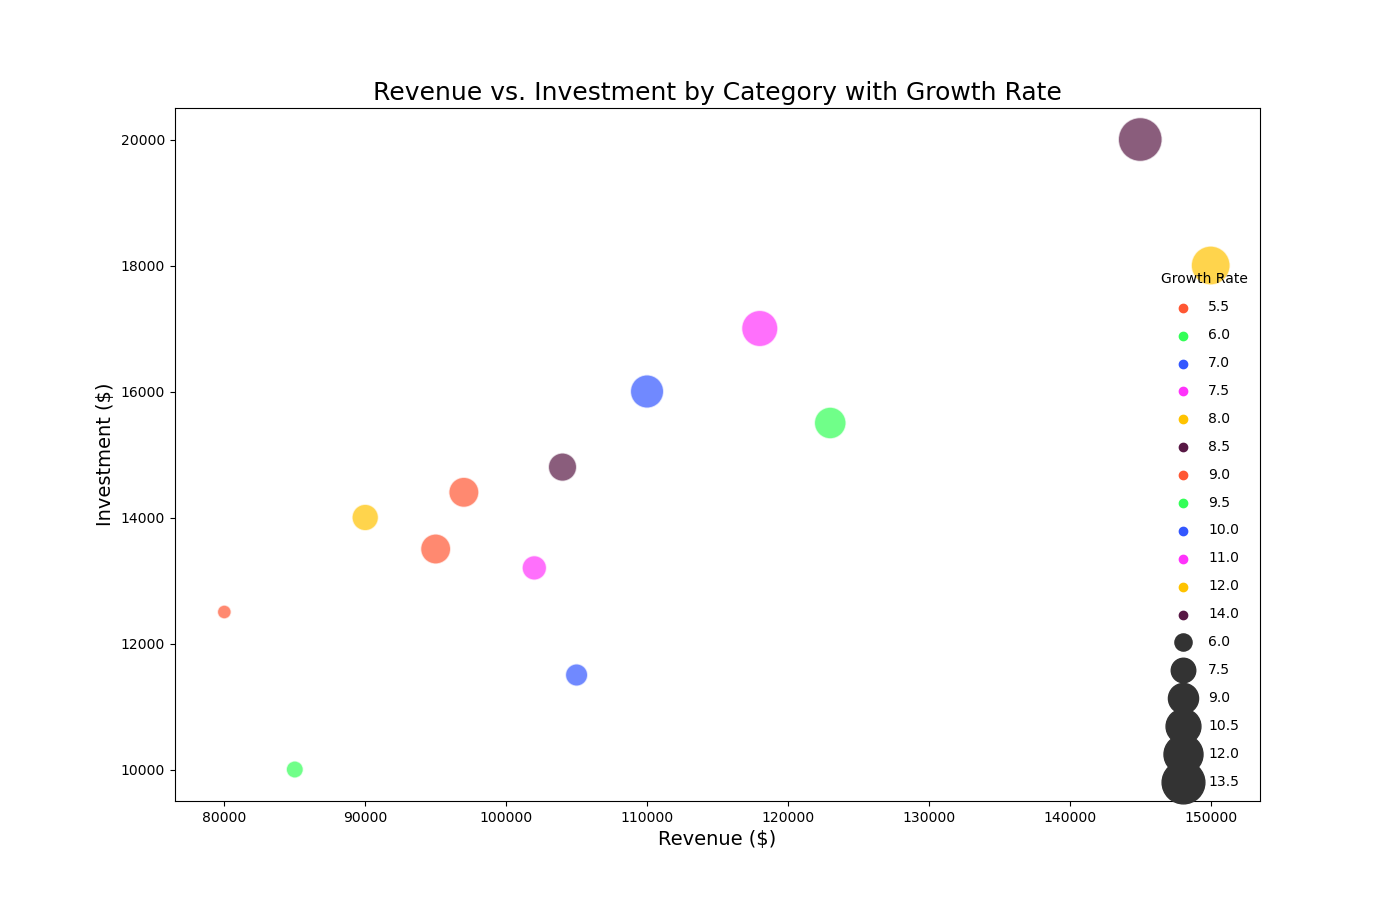

Recreate this plot in Python.

import seaborn as sns
import matplotlib.pyplot as plt
import pandas as pd

data = {
    'Category': ['Fintech', 'Real Estate', 'Healthcare', 'Retail', 'Manufacturing', 
                 'Tech', 'Energy', 'Transportation', 'Hospitality', 'Education', 
                 'Agriculture', 'Consulting', 'Entertainment'],
    'Revenue': [150000, 90000, 95000, 110000, 105000, 
                85000, 118000, 104000, 80000, 145000, 
                123000, 102000, 97000],
    'Investment': [18000, 14000, 13500, 16000, 11500, 
                   10000, 17000, 14800, 12500, 20000,
                   15500, 13200, 14400],
    'Growth Rate': [12, 8, 9, 10, 7, 
                    6, 11, 8.5, 5.5, 14,
                    9.5, 7.5, 9]
}

df = pd.DataFrame(data)

plt.figure(figsize=(14, 9))
bubble_chart = sns.scatterplot(data=df, x='Revenue', y='Investment', 
                               hue='Growth Rate', size='Growth Rate', 
                               sizes=(100, 1000), alpha=0.7, 
                               palette=["#FF5733", "#33FF57", "#3357FF", "#FF33FB", "#FFC300", "#581845"])

plt.legend(scatterpoints=1, frameon=False, labelspacing=1, title='Growth Rate')
plt.title('Revenue vs. Investment by Category with Growth Rate', fontsize=18)
plt.xlabel('Revenue ($)', fontsize=14)
plt.ylabel('Investment ($)', fontsize=14)

plt.show()
